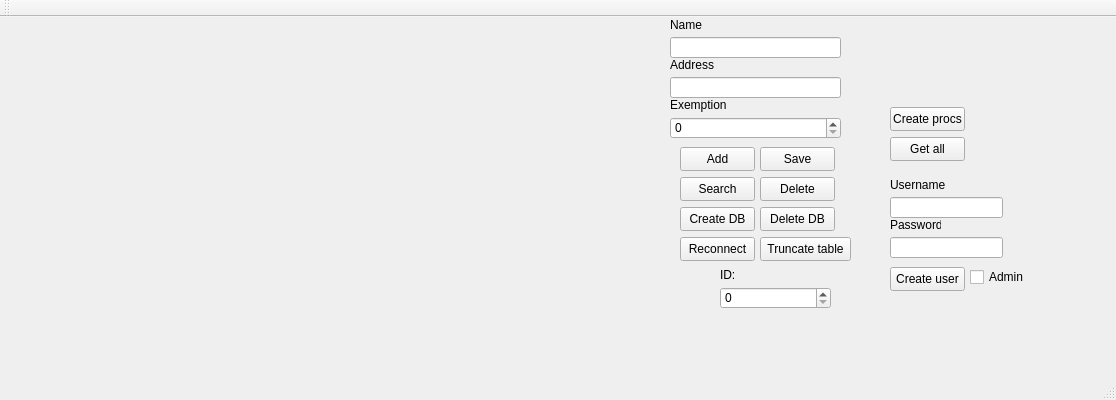
<?xml version="1.0" encoding="UTF-8"?>
<ui version="4.0">
 <class>dm_lab3Class</class>
 <widget class="QMainWindow" name="dm_lab3Class">
  <property name="geometry">
   <rect>
    <x>0</x>
    <y>0</y>
    <width>1116</width>
    <height>400</height>
   </rect>
  </property>
  <property name="windowTitle">
   <string>dm_lab3</string>
  </property>
  <widget class="QWidget" name="centralWidget">
   <widget class="QToolButton" name="searchButton">
    <property name="geometry">
     <rect>
      <x>680</x>
      <y>160</y>
      <width>75</width>
      <height>24</height>
     </rect>
    </property>
    <property name="text">
     <string>Search</string>
    </property>
   </widget>
   <widget class="QLineEdit" name="nameField">
    <property name="geometry">
     <rect>
      <x>670</x>
      <y>20</y>
      <width>171</width>
      <height>21</height>
     </rect>
    </property>
   </widget>
   <widget class="QLineEdit" name="addressField">
    <property name="geometry">
     <rect>
      <x>670</x>
      <y>60</y>
      <width>171</width>
      <height>21</height>
     </rect>
    </property>
   </widget>
   <widget class="QSpinBox" name="exemption">
    <property name="geometry">
     <rect>
      <x>670</x>
      <y>100</y>
      <width>171</width>
      <height>22</height>
     </rect>
    </property>
   </widget>
   <widget class="QLabel" name="label">
    <property name="geometry">
     <rect>
      <x>670</x>
      <y>80</y>
      <width>91</width>
      <height>16</height>
     </rect>
    </property>
    <property name="text">
     <string>Exemption</string>
    </property>
   </widget>
   <widget class="QLabel" name="label_2">
    <property name="geometry">
     <rect>
      <x>670</x>
      <y>0</y>
      <width>91</width>
      <height>16</height>
     </rect>
    </property>
    <property name="text">
     <string>Name</string>
    </property>
   </widget>
   <widget class="QLabel" name="label_3">
    <property name="geometry">
     <rect>
      <x>670</x>
      <y>40</y>
      <width>91</width>
      <height>16</height>
     </rect>
    </property>
    <property name="text">
     <string>Address</string>
    </property>
   </widget>
   <widget class="QPushButton" name="saveButton">
    <property name="geometry">
     <rect>
      <x>760</x>
      <y>130</y>
      <width>75</width>
      <height>24</height>
     </rect>
    </property>
    <property name="text">
     <string>Save</string>
    </property>
   </widget>
   <widget class="QPushButton" name="addButton">
    <property name="geometry">
     <rect>
      <x>680</x>
      <y>130</y>
      <width>75</width>
      <height>24</height>
     </rect>
    </property>
    <property name="text">
     <string>Add</string>
    </property>
   </widget>
   <widget class="QPushButton" name="deleteButton">
    <property name="geometry">
     <rect>
      <x>760</x>
      <y>160</y>
      <width>75</width>
      <height>24</height>
     </rect>
    </property>
    <property name="text">
     <string>Delete</string>
    </property>
   </widget>
   <widget class="QPushButton" name="createDBButton">
    <property name="geometry">
     <rect>
      <x>680</x>
      <y>190</y>
      <width>75</width>
      <height>24</height>
     </rect>
    </property>
    <property name="text">
     <string>Create DB</string>
    </property>
   </widget>
   <widget class="QPushButton" name="deleteDBButton">
    <property name="geometry">
     <rect>
      <x>760</x>
      <y>190</y>
      <width>75</width>
      <height>24</height>
     </rect>
    </property>
    <property name="text">
     <string>Delete DB</string>
    </property>
   </widget>
   <widget class="QPushButton" name="truncateButton">
    <property name="geometry">
     <rect>
      <x>760</x>
      <y>220</y>
      <width>91</width>
      <height>24</height>
     </rect>
    </property>
    <property name="text">
     <string>Truncate table</string>
    </property>
   </widget>
   <widget class="QLabel" name="label_4">
    <property name="geometry">
     <rect>
      <x>720</x>
      <y>250</y>
      <width>361</width>
      <height>16</height>
     </rect>
    </property>
    <property name="text">
     <string>ID:</string>
    </property>
   </widget>
   <widget class="QSpinBox" name="idInput">
    <property name="geometry">
     <rect>
      <x>720</x>
      <y>270</y>
      <width>111</width>
      <height>22</height>
     </rect>
    </property>
   </widget>
   <widget class="QPushButton" name="reconnectButton">
    <property name="geometry">
     <rect>
      <x>680</x>
      <y>220</y>
      <width>75</width>
      <height>24</height>
     </rect>
    </property>
    <property name="text">
     <string>Reconnect</string>
    </property>
   </widget>
   <widget class="QPushButton" name="createUser">
    <property name="geometry">
     <rect>
      <x>890</x>
      <y>250</y>
      <width>75</width>
      <height>24</height>
     </rect>
    </property>
    <property name="text">
     <string>Create user</string>
    </property>
   </widget>
   <widget class="QLineEdit" name="username">
    <property name="geometry">
     <rect>
      <x>890</x>
      <y>180</y>
      <width>113</width>
      <height>21</height>
     </rect>
    </property>
   </widget>
   <widget class="QLineEdit" name="password">
    <property name="geometry">
     <rect>
      <x>890</x>
      <y>220</y>
      <width>113</width>
      <height>21</height>
     </rect>
    </property>
   </widget>
   <widget class="QLabel" name="label_5">
    <property name="geometry">
     <rect>
      <x>890</x>
      <y>160</y>
      <width>71</width>
      <height>16</height>
     </rect>
    </property>
    <property name="text">
     <string>Username</string>
    </property>
   </widget>
   <widget class="QLabel" name="label_6">
    <property name="geometry">
     <rect>
      <x>890</x>
      <y>200</y>
      <width>51</width>
      <height>16</height>
     </rect>
    </property>
    <property name="text">
     <string>Password</string>
    </property>
   </widget>
   <widget class="QCheckBox" name="adminCheckbox">
    <property name="geometry">
     <rect>
      <x>970</x>
      <y>250</y>
      <width>75</width>
      <height>20</height>
     </rect>
    </property>
    <property name="text">
     <string>Admin</string>
    </property>
   </widget>
   <widget class="QPushButton" name="getAll">
    <property name="geometry">
     <rect>
      <x>890</x>
      <y>120</y>
      <width>75</width>
      <height>24</height>
     </rect>
    </property>
    <property name="text">
     <string>Get all</string>
    </property>
   </widget>
   <widget class="QPushButton" name="createProcs">
    <property name="geometry">
     <rect>
      <x>890</x>
      <y>90</y>
      <width>75</width>
      <height>24</height>
     </rect>
    </property>
    <property name="text">
     <string>Create procs</string>
    </property>
   </widget>
  </widget>
  <widget class="QMenuBar" name="menuBar">
   <property name="geometry">
    <rect>
     <x>0</x>
     <y>0</y>
     <width>1116</width>
     <height>22</height>
    </rect>
   </property>
  </widget>
  <widget class="QToolBar" name="mainToolBar">
   <attribute name="toolBarArea">
    <enum>TopToolBarArea</enum>
   </attribute>
   <attribute name="toolBarBreak">
    <bool>false</bool>
   </attribute>
  </widget>
  <widget class="QStatusBar" name="statusBar"/>
 </widget>
 <layoutdefault spacing="6" margin="11"/>
 <resources>
  <include location="dm_lab3.qrc"/>
 </resources>
 <connections>
  <connection>
   <sender>searchButton</sender>
   <signal>clicked()</signal>
   <receiver>dm_lab3Class</receiver>
   <slot>searchEntries()</slot>
   <hints>
    <hint type="sourcelabel">
     <x>680</x>
     <y>217</y>
    </hint>
    <hint type="destinationlabel">
     <x>299</x>
     <y>199</y>
    </hint>
   </hints>
  </connection>
  <connection>
   <sender>addButton</sender>
   <signal>clicked()</signal>
   <receiver>dm_lab3Class</receiver>
   <slot>addEntries()</slot>
   <hints>
    <hint type="sourcelabel">
     <x>680</x>
     <y>187</y>
    </hint>
    <hint type="destinationlabel">
     <x>423</x>
     <y>199</y>
    </hint>
   </hints>
  </connection>
  <connection>
   <sender>saveButton</sender>
   <signal>clicked()</signal>
   <receiver>dm_lab3Class</receiver>
   <slot>updateEntry()</slot>
   <hints>
    <hint type="sourcelabel">
     <x>760</x>
     <y>187</y>
    </hint>
    <hint type="destinationlabel">
     <x>423</x>
     <y>199</y>
    </hint>
   </hints>
  </connection>
  <connection>
   <sender>deleteButton</sender>
   <signal>clicked()</signal>
   <receiver>dm_lab3Class</receiver>
   <slot>deleteEntry()</slot>
   <hints>
    <hint type="sourcelabel">
     <x>760</x>
     <y>217</y>
    </hint>
    <hint type="destinationlabel">
     <x>423</x>
     <y>199</y>
    </hint>
   </hints>
  </connection>
  <connection>
   <sender>truncateButton</sender>
   <signal>clicked()</signal>
   <receiver>dm_lab3Class</receiver>
   <slot>truncateTable()</slot>
   <hints>
    <hint type="sourcelabel">
     <x>760</x>
     <y>277</y>
    </hint>
    <hint type="destinationlabel">
     <x>423</x>
     <y>199</y>
    </hint>
   </hints>
  </connection>
  <connection>
   <sender>reconnectButton</sender>
   <signal>clicked()</signal>
   <receiver>dm_lab3Class</receiver>
   <slot>reconnect()</slot>
   <hints>
    <hint type="sourcelabel">
     <x>697</x>
     <y>265</y>
    </hint>
    <hint type="destinationlabel">
     <x>555</x>
     <y>197</y>
    </hint>
   </hints>
  </connection>
  <connection>
   <sender>createDBButton</sender>
   <signal>clicked()</signal>
   <receiver>dm_lab3Class</receiver>
   <slot>createDB()</slot>
   <hints>
    <hint type="sourcelabel">
     <x>717</x>
     <y>235</y>
    </hint>
    <hint type="destinationlabel">
     <x>557</x>
     <y>199</y>
    </hint>
   </hints>
  </connection>
  <connection>
   <sender>deleteDBButton</sender>
   <signal>clicked()</signal>
   <receiver>dm_lab3Class</receiver>
   <slot>deleteDB()</slot>
   <hints>
    <hint type="sourcelabel">
     <x>797</x>
     <y>235</y>
    </hint>
    <hint type="destinationlabel">
     <x>557</x>
     <y>199</y>
    </hint>
   </hints>
  </connection>
  <connection>
   <sender>createUser</sender>
   <signal>clicked()</signal>
   <receiver>dm_lab3Class</receiver>
   <slot>createUser()</slot>
   <hints>
    <hint type="sourcelabel">
     <x>927</x>
     <y>295</y>
    </hint>
    <hint type="destinationlabel">
     <x>557</x>
     <y>199</y>
    </hint>
   </hints>
  </connection>
  <connection>
   <sender>getAll</sender>
   <signal>clicked()</signal>
   <receiver>dm_lab3Class</receiver>
   <slot>getAll()</slot>
   <hints>
    <hint type="sourcelabel">
     <x>927</x>
     <y>165</y>
    </hint>
    <hint type="destinationlabel">
     <x>557</x>
     <y>199</y>
    </hint>
   </hints>
  </connection>
  <connection>
   <sender>createProcs</sender>
   <signal>clicked()</signal>
   <receiver>dm_lab3Class</receiver>
   <slot>createProcs()</slot>
   <hints>
    <hint type="sourcelabel">
     <x>927</x>
     <y>135</y>
    </hint>
    <hint type="destinationlabel">
     <x>557</x>
     <y>199</y>
    </hint>
   </hints>
  </connection>
 </connections>
 <slots>
  <slot>searchEntries()</slot>
  <slot>addEntries()</slot>
  <slot>updateEntry()</slot>
  <slot>deleteEntry()</slot>
  <slot>truncateTable()</slot>
  <slot>deleteDB()</slot>
  <slot>createDB()</slot>
  <slot>reconnect()</slot>
  <slot>createUser()</slot>
  <slot>getAll()</slot>
  <slot>createProcs()</slot>
 </slots>
</ui>
